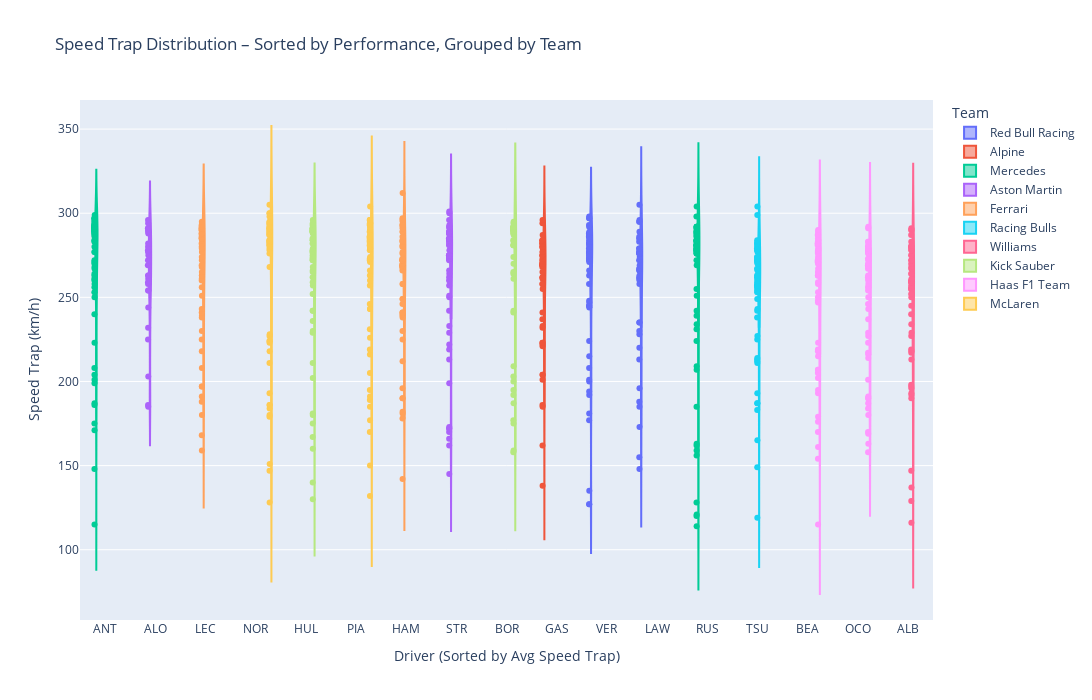

The notebook cell saved with this chart:
### Code cell
# Speed Trap Boxplot by Driver and Constructor

# Group by Driver to get the average speed for sorting
driver_avg_speed = laps.groupby(['Driver', 'Team'])['SpeedST'].mean().reset_index()
driver_avg_speed = driver_avg_speed.sort_values(by='SpeedST', ascending=False)

# Preserve sorting and mapping
driver_avg_speed['DriverTeam'] = driver_avg_speed['Driver'] + " (" + driver_avg_speed['Team'] + ")"
driver_order = driver_avg_speed['Driver'].tolist()
team_color_map = {team: px.colors.qualitative.Set3[i % 12] for i, team in enumerate(driver_avg_speed['Team'].unique())}

# Prepare main df
laps['DriverTeam'] = laps['Driver'] + " (" + laps['Team'] + ")"
laps['Driver'] = pd.Categorical(laps['Driver'], categories=driver_order, ordered=True)

# Create color mapping per row based on Team
laps['TeamColor'] = laps['Team'].map(team_color_map)

fig = px.violin(
    laps,
    x='Driver',
    y='SpeedST',
    color='Team',
    box=True,
    points='all',
    category_orders={'Driver': driver_order},
    hover_data={'Team': True, 'Driver': True, 'SpeedST': True},
    labels={'SpeedST': 'Speed Trap (km/h)', 'Driver': 'Driver'},
    title='Speed Trap Distribution – Sorted by Performance, Grouped by Team'
)

fig.update_layout(
    xaxis_title="Driver (Sorted by Avg Speed Trap)",
    yaxis_title="Speed Trap (km/h)",
    width=1300,
    height=700,
    violinmode='group'
)

fig.show()

### Figure 1 — Plotly figure (JSON) as saved in the notebook; plotly's stock layout.template omitted (floating-point values rounded to 4 significant figures)
{"data": [{"alignmentgroup": "True", "box": {"visible": true}, "customdata": [["Red Bull Racing"], ["Red Bull Racing"], ["Red Bull Racing"], ["Red Bull Racing"], ["Red Bull Racing"], ["Red Bull Racing"], ["Red Bull Racing"], ["Red Bull Racing"], ["Red Bull Racing"], ["Red Bull Racing"], ["Red Bull Racing"], ["Red Bull Racing"], ["Red Bull Racing"], ["Red Bull Racing"], ["Red Bull Racing"], ["Red Bull Racing"], ["Red Bull Racing"], ["Red Bull Racing"], ["Red Bull Racing"], ["Red Bull Racing"], ["Red Bull Racing"], ["Red Bull Racing"], ["Red Bull Racing"], ["Red Bull Racing"], ["Red Bull Racing"], ["Red Bull Racing"], ["Red Bull Racing"], ["Red Bull Racing"], ["Red Bull Racing"], ["Red Bull Racing"], ["Red Bull Racing"], ["Red Bull Racing"], ["Red Bull Racing"], ["Red Bull Racing"], ["Red Bull Racing"], ["Red Bull Racing"], ["Red Bull Racing"], ["Red Bull Racing"], ["Red Bull Racing"], ["Red Bull Racing"], ["Red Bull Racing"], ["Red Bull Racing"], ["Red Bull Racing"], ["Red Bull Racing"], ["Red Bull Racing"], ["Red Bull Racing"], ["Red Bull Racing"], ["Red Bull Racing"], ["Red Bull Racing"], ["Red Bull Racing"], ["Red Bull Racing"], ["Red Bull Racing"], ["Red Bull Racing"], ["Red Bull Racing"], ["Red Bull Racing"], ["Red Bull Racing"], ["Red Bull Racing"], ["Red Bull Racing"], ["Red Bull Racing"], ["Red Bull Racing"], ["Red Bull Racing"], ["Red Bull Racing"], ["Red Bull Racing"], ["Red Bull Racing"], ["Red Bull Racing"], ["Red Bull Racing"], ["Red Bull Racing"], ["Red Bull Racing"], ["Red Bull Racing"], ["Red Bull Racing"], ["Red Bull Racing"], ["Red Bull Racing"], ["Red Bull Racing"], ["Red Bull Racing"], ["Red Bull Racing"], ["Red Bull Racing"], ["Red Bull Racing"], ["Red Bull Racing"], ["Red Bull Racing"], ["Red Bull Racing"], ["Red Bull Racing"], ["Red Bull Racing"], ["Red Bull Racing"], ["Red Bull Racing"], ["Red Bull Racing"], ["Red Bull Racing"], ["Red Bull Racing"], ["Red Bull Racing"], ["Red Bull Racing"], ["Red Bull Racing"], ["Red Bull Racing"], ["Red Bull Racing"], ["Red Bull Racing"], ["Red Bull Racing"], ["Red Bull Racing"]], "hovertemplate": "Team=%{customdata[0]}<br>Driver=%{x}<br>Speed Trap (km/h)=%{y}<extra></extra>", "legendgroup": "Red Bull Racing", "marker": {"color": "#636efa"}, "name": "Red Bull Racing", "offsetgroup": "Red Bull Racing", "orientation": "v", "points": "all", "scalegroup": "True", "showlegend": true, "type": "violin", "x": ["VER", "VER", "VER", "VER", "VER", "VER", "VER", "VER", "VER", "VER", "VER", "VER", "VER", "VER", "VER", "VER", "VER", "VER", "VER", "VER", "VER", "VER", "VER", "VER", "VER", "VER", "VER", "VER", "VER", "VER", "VER", "VER", "VER", "VER", "VER", "VER", "VER", "VER", "VER", "VER", "VER", "VER", "VER", "VER", "VER", "VER", "VER", "VER", "VER", "VER", "VER", "VER", "VER", "LAW", "LAW", "LAW", "LAW", "LAW", "LAW", "LAW", "LAW", "LAW", "LAW", "LAW", "LAW", "LAW", "LAW", "LAW", "LAW", "LAW", "LAW", "LAW", "LAW", "LAW", "LAW", "LAW", "LAW", "LAW", "LAW", "LAW", "LAW", "LAW", "LAW", "LAW", "LAW", "LAW", "LAW", "LAW", "LAW", "LAW", "LAW", "LAW", "LAW", "LAW", "LAW"], "x0": " ", "xaxis": "x", "y": [215.0, 194.0, 127.0, 208.0, 245.0, 258.0, 263.0, 272.0, 274.0, 281.0, 282.0, 287.0, 297.0, 285.0, 271.0, 273.0, 275.0, 272.0, 279.0, 276.0, 275.0, 278.0, 286.0, 283.0, 286.0, 289.0, 292.0, 288.0, 287.0, 288.0, NaN, 177.0, 247.0, 248.0, 201.0, 245.0, 200.0, 282.0, 297.0, 298.0, 277.0, 266.0, 224.0, 192.0, 181.0, 127.0, 135.0, 244.0, 273.0, NaN, 284.0, 280.0, 293.0, 188.0, 148.0, 185.0, 196.0, 230.0, 235.0, 276.0, 269.0, 261.0, 276.0, 258.0, NaN, 262.0, 266.0, 272.0, 260.0, 283.0, 267.0, 274.0, 267.0, 279.0, 285.0, 279.0, 276.0, 277.0, NaN, 286.0, 276.0, 235.0, 277.0, 155.0, 213.0, 228.0, 173.0, 220.0, 266.0, 295.0, 296.0, 295.0, 305.0, 289.0, 263.0], "y0": " ", "yaxis": "y"}, {"alignmentgroup": "True", "box": {"visible": true}, "customdata": [["Alpine"], ["Alpine"], ["Alpine"], ["Alpine"], ["Alpine"], ["Alpine"], ["Alpine"], ["Alpine"], ["Alpine"], ["Alpine"], ["Alpine"], ["Alpine"], ["Alpine"], ["Alpine"], ["Alpine"], ["Alpine"], ["Alpine"], ["Alpine"], ["Alpine"], ["Alpine"], ["Alpine"], ["Alpine"], ["Alpine"], ["Alpine"], ["Alpine"], ["Alpine"], ["Alpine"], ["Alpine"], ["Alpine"], ["Alpine"], ["Alpine"], ["Alpine"], ["Alpine"], ["Alpine"], ["Alpine"], ["Alpine"], ["Alpine"], ["Alpine"], ["Alpine"], ["Alpine"], ["Alpine"], ["Alpine"], ["Alpine"], ["Alpine"], ["Alpine"], ["Alpine"], ["Alpine"], ["Alpine"], ["Alpine"], ["Alpine"], ["Alpine"], ["Alpine"], ["Alpine"], ["Alpine"]], "hovertemplate": "Team=%{customdata[0]}<br>Driver=%{x}<br>Speed Trap (km/h)=%{y}<extra></extra>", "legendgroup": "Alpine", "marker": {"color": "#EF553B"}, "name": "Alpine", "offsetgroup": "Alpine", "orientation": "v", "points": "all", "scalegroup": "True", "showlegend": true, "type": "violin", "x": ["GAS", "GAS", "GAS", "GAS", "GAS", "GAS", "GAS", "GAS", "GAS", "GAS", "GAS", "GAS", "GAS", "GAS", "GAS", "GAS", "GAS", "GAS", "GAS", "GAS", "GAS", "GAS", "GAS", "GAS", "GAS", "GAS", "GAS", "GAS", "GAS", "GAS", "GAS", "GAS", "GAS", "GAS", "GAS", "GAS", "GAS", "GAS", "GAS", "GAS", "GAS", "GAS", "GAS", "GAS", "GAS", "GAS", "GAS", "GAS", "GAS", "GAS", "GAS", "GAS", "GAS", "GAS"], "x0": " ", "xaxis": "x", "y": [186.0, 204.0, 222.0, 223.0, 232.0, 241.0, 255.0, 261.0, 262.0, 273.0, 274.0, 271.0, 270.0, NaN, 269.0, 268.0, 275.0, 269.0, 280.0, 272.0, NaN, 275.0, 282.0, 279.0, 277.0, 284.0, 282.0, 283.0, 280.0, 284.0, 162.0, 237.0, 280.0, 270.0, 258.0, NaN, 262.0, 201.0, 284.0, 294.0, 296.0, 287.0, 262.0, 221.0, 185.0, 204.0, 223.0, 138.0, 233.0, 258.0, 277.0, 269.0, 265.0, 269.0], "y0": " ", "yaxis": "y"}, {"alignmentgroup": "True", "box": {"visible": true}, "customdata": [["Mercedes"], ["Mercedes"], ["Mercedes"], ["Mercedes"], ["Mercedes"], ["Mercedes"], ["Mercedes"], ["Mercedes"], ["Mercedes"], ["Mercedes"], ["Mercedes"], ["Mercedes"], ["Mercedes"], ["Mercedes"], ["Mercedes"], ["Mercedes"], ["Mercedes"], ["Mercedes"], ["Mercedes"], ["Mercedes"], ["Mercedes"], ["Mercedes"], ["Mercedes"], ["Mercedes"], ["Mercedes"], ["Mercedes"], ["Mercedes"], ["Mercedes"], ["Mercedes"], ["Mercedes"], ["Mercedes"], ["Mercedes"], ["Mercedes"], ["Mercedes"], ["Mercedes"], ["Mercedes"], ["Mercedes"], ["Mercedes"], ["Mercedes"], ["Mercedes"], ["Mercedes"], ["Mercedes"], ["Mercedes"], ["Mercedes"], ["Mercedes"], ["Mercedes"], ["Mercedes"], ["Mercedes"], ["Mercedes"], ["Mercedes"], ["Mercedes"], ["Mercedes"], ["Mercedes"], ["Mercedes"], ["Mercedes"], ["Mercedes"], ["Mercedes"], ["Mercedes"], ["Mercedes"], ["Mercedes"], ["Mercedes"], ["Mercedes"], ["Mercedes"], ["Mercedes"], ["Mercedes"], ["Mercedes"], ["Mercedes"], ["Mercedes"], ["Mercedes"], ["Mercedes"], ["Mercedes"], ["Mercedes"], ["Mercedes"], ["Mercedes"], ["Mercedes"], ["Mercedes"], ["Mercedes"], ["Mercedes"], ["Mercedes"], ["Mercedes"], ["Mercedes"], ["Mercedes"], ["Mercedes"], ["Mercedes"], ["Mercedes"], ["Mercedes"], ["Mercedes"], ["Mercedes"], ["Mercedes"], ["Mercedes"], ["Mercedes"], ["Mercedes"], ["Mercedes"], ["Mercedes"], ["Mercedes"], ["Mercedes"], ["Mercedes"], ["Mercedes"], ["Mercedes"], ["Mercedes"], ["Mercedes"], ["Mercedes"], ["Mercedes"], ["Mercedes"], ["Mercedes"], ["Mercedes"], ["Mercedes"]], "hovertemplate": "Team=%{customdata[0]}<br>Driver=%{x}<br>Speed Trap (km/h)=%{y}<extra></extra>", "legendgroup": "Mercedes", "marker": {"color": "#00cc96"}, "name": "Mercedes", "offsetgroup": "Mercedes", "orientation": "v", "points": "all", "scalegroup": "True", "showlegend": true, "type": "violin", "x": ["ANT", "ANT", "ANT", "ANT", "ANT", "ANT", "ANT", "ANT", "ANT", "ANT", "ANT", "ANT", "ANT", "ANT", "ANT", "ANT", "ANT", "ANT", "ANT", "ANT", "ANT", "ANT", "ANT", "ANT", "ANT", "ANT", "ANT", "ANT", "ANT", "ANT", "ANT", "ANT", "ANT", "ANT", "ANT", "ANT", "ANT", "ANT", "ANT", "ANT", "ANT", "ANT", "ANT", "ANT", "ANT", "ANT", "ANT", "ANT", "ANT", "ANT", "ANT", "ANT", "ANT", "ANT", "RUS", "RUS", "RUS", "RUS", "RUS", "RUS", "RUS", "RUS", "RUS", "RUS", "RUS", "RUS", "RUS", "RUS", "RUS", "RUS", "RUS", "RUS", "RUS", "RUS", "RUS", "RUS", "RUS", "RUS", "RUS", "RUS", "RUS", "RUS", "RUS", "RUS", "RUS", "RUS", "RUS", "RUS", "RUS", "RUS", "RUS", "RUS", "RUS", "RUS", "RUS", "RUS", "RUS", "RUS", "RUS", "RUS", "RUS", "RUS", "RUS", "RUS", "RUS", "RUS", "RUS"], "x0": " ", "xaxis": "x", "y": [186.0, 187.0, 201.0, 204.0, 240.0, 258.0, 271.0, 264.0, 270.0, 261.0, 268.0, 290.0, 294.0, 277.0, 291.0, 283.0, 289.0, 284.0, 290.0, 287.0, 293.0, 299.0, 292.0, 293.0, 296.0, 297.0, 288.0, 289.0, 291.0, 290.0, 175.0, 263.0, 277.0, 272.0, 250.0, 256.0, 267.0, 208.0, 295.0, 297.0, 292.0, 223.0, 288.0, 260.0, 199.0, 115.0, 171.0, 148.0, 253.0, 280.0, 289.0, 286.0, 293.0, 291.0, 207.0, 185.0, 114.0, 234.0, 251.0, 269.0, 276.0, 281.0, 278.0, 286.0, 284.0, 281.0, 288.0, 284.0, 279.0, 277.0, 281.0, 276.0, 277.0, 288.0, 279.0, 291.0, 286.0, 283.0, 287.0, 292.0, 284.0, 290.0, 292.0, 283.0, 121.0, 159.0, 255.0, 231.0, 209.0, 239.0, 156.0, 289.0, 298.0, 304.0, 224.0, 292.0, 276.0, 163.0, 128.0, 120.0, 162.0, 242.0, 272.0, 284.0, 292.0, 278.0, 289.0], "y0": " ", "yaxis": "y"}, {"alignmentgroup": "True", "box": {"visible": true}, "customdata": [["Aston Martin"], ["Aston Martin"], ["Aston Martin"], ["Aston Martin"], ["Aston Martin"], ["Aston Martin"], ["Aston Martin"], ["Aston Martin"], ["Aston Martin"], ["Aston Martin"], ["Aston Martin"], ["Aston Martin"], ["Aston Martin"], ["Aston Martin"], ["Aston Martin"], ["Aston Martin"], ["Aston Martin"], ["Aston Martin"], ["Aston Martin"], ["Aston Martin"], ["Aston Martin"], ["Aston Martin"], ["Aston Martin"], ["Aston Martin"], ["Aston Martin"], ["Aston Martin"], ["Aston Martin"], ["Aston Martin"], ["Aston Martin"], ["Aston Martin"], ["Aston Martin"], ["Aston Martin"], ["Aston Martin"], ["Aston Martin"], ["Aston Martin"], ["Aston Martin"], ["Aston Martin"], ["Aston Martin"], ["Aston Martin"], ["Aston Martin"], ["Aston Martin"], ["Aston Martin"], ["Aston Martin"], ["Aston Martin"], ["Aston Martin"], ["Aston Martin"], ["Aston Martin"], ["Aston Martin"], ["Aston Martin"], ["Aston Martin"], ["Aston Martin"], ["Aston Martin"], ["Aston Martin"], ["Aston Martin"], ["Aston Martin"], ["Aston Martin"], ["Aston Martin"], ["Aston Martin"], ["Aston Martin"], ["Aston Martin"], ["Aston Martin"], ["Aston Martin"], ["Aston Martin"], ["Aston Martin"], ["Aston Martin"], ["Aston Martin"], ["Aston Martin"], ["Aston Martin"], ["Aston Martin"], ["Aston Martin"], ["Aston Martin"], ["Aston Martin"], ["Aston Martin"], ["Aston Martin"], ["Aston Martin"], ["Aston Martin"], ["Aston Martin"], ["Aston Martin"], ["Aston Martin"], ["Aston Martin"], ["Aston Martin"], ["Aston Martin"], ["Aston Martin"]], "hovertemplate": "Team=%{customdata[0]}<br>Driver=%{x}<br>Speed Trap (km/h)=%{y}<extra></extra>", "legendgroup": "Aston Martin", "marker": {"color": "#ab63fa"}, "name": "Aston Martin", "offsetgroup": "Aston Martin", "orientation": "v", "points": "all", "scalegroup": "True", "showlegend": true, "type": "violin", "x": ["ALO", "ALO", "ALO", "ALO", "ALO", "ALO", "ALO", "ALO", "ALO", "ALO", "ALO", "ALO", "ALO", "ALO", "ALO", "ALO", "ALO", "ALO", "ALO", "ALO", "ALO", "ALO", "ALO", "ALO", "ALO", "ALO", "ALO", "ALO", "ALO", "STR", "STR", "STR", "STR", "STR", "STR", "STR", "STR", "STR", "STR", "STR", "STR", "STR", "STR", "STR", "STR", "STR", "STR", "STR", "STR", "STR", "STR", "STR", "STR", "STR", "STR", "STR", "STR", "STR", "STR", "STR", "STR", "STR", "STR", "STR", "STR", "STR", "STR", "STR", "STR", "STR", "STR", "STR", "STR", "STR", "STR", "STR", "STR", "STR", "STR", "STR", "STR", "STR", "STR"], "x0": " ", "xaxis": "x", "y": [186.0, 185.0, NaN, 203.0, 225.0, 232.0, 254.0, 244.0, 263.0, 261.0, 272.0, 275.0, 258.0, 259.0, NaN, 254.0, 269.0, 263.0, 280.0, NaN, 278.0, 282.0, 288.0, 277.0, 291.0, 296.0, 289.0, 290.0, 294.0, 172.0, 166.0, 199.0, 213.0, 233.0, 251.0, 264.0, 266.0, 278.0, 275.0, 273.0, 272.0, 275.0, NaN, 260.0, 275.0, 282.0, NaN, 284.0, 275.0, 281.0, 285.0, 284.0, 289.0, 293.0, 288.0, 289.0, 283.0, 288.0, 284.0, 162.0, 219.0, 262.0, 285.0, 250.0, 242.0, 274.0, 273.0, 291.0, 301.0, 300.0, 222.0, 292.0, 229.0, 172.0, 145.0, 170.0, 173.0, 257.0, 274.0, 289.0, 296.0, 285.0, 288.0], "y0": " ", "yaxis": "y"}, {"alignmentgroup": "True", "box": {"visible": true}, "customdata": [["Ferrari"], ["Ferrari"], ["Ferrari"], ["Ferrari"], ["Ferrari"], ["Ferrari"], ["Ferrari"], ["Ferrari"], ["Ferrari"], ["Ferrari"], ["Ferrari"], ["Ferrari"], ["Ferrari"], ["Ferrari"], ["Ferrari"], ["Ferrari"], ["Ferrari"], ["Ferrari"], ["Ferrari"], ["Ferrari"], ["Ferrari"], ["Ferrari"], ["Ferrari"], ["Ferrari"], ["Ferrari"], ["Ferrari"], ["Ferrari"], ["Ferrari"], ["Ferrari"], ["Ferrari"], ["Ferrari"], ["Ferrari"], ["Ferrari"], ["Ferrari"], ["Ferrari"], ["Ferrari"], ["Ferrari"], ["Ferrari"], ["Ferrari"], ["Ferrari"], ["Ferrari"], ["Ferrari"], ["Ferrari"], ["Ferrari"], ["Ferrari"], ["Ferrari"], ["Ferrari"], ["Ferrari"], ["Ferrari"], ["Ferrari"], ["Ferrari"], ["Ferrari"], ["Ferrari"], ["Ferrari"], ["Ferrari"], ["Ferrari"], ["Ferrari"], ["Ferrari"], ["Ferrari"], ["Ferrari"], ["Ferrari"], ["Ferrari"], ["Ferrari"], ["Ferrari"], ["Ferrari"], ["Ferrari"], ["Ferrari"], ["Ferrari"], ["Ferrari"], ["Ferrari"], ["Ferrari"], ["Ferrari"], ["Ferrari"], ["Ferrari"], ["Ferrari"], ["Ferrari"], ["Ferrari"], ["Ferrari"], ["Ferrari"], ["Ferrari"], ["Ferrari"], ["Ferrari"], ["Ferrari"], ["Ferrari"], ["Ferrari"], ["Ferrari"], ["Ferrari"], ["Ferrari"], ["Ferrari"], ["Ferrari"], ["Ferrari"], ["Ferrari"], ["Ferrari"], ["Ferrari"], ["Ferrari"], ["Ferrari"], ["Ferrari"], ["Ferrari"], ["Ferrari"], ["Ferrari"], ["Ferrari"], ["Ferrari"], ["Ferrari"], ["Ferrari"], ["Ferrari"], ["Ferrari"]], "hovertemplate": "Team=%{customdata[0]}<br>Driver=%{x}<br>Speed Trap (km/h)=%{y}<extra></extra>", "legendgroup": "Ferrari", "marker": {"color": "#FFA15A"}, "name": "Ferrari", "offsetgroup": "Ferrari", "orientation": "v", "points": "all", "scalegroup": "True", "showlegend": true, "type": "violin", "x": ["LEC", "LEC", "LEC", "LEC", "LEC", "LEC", "LEC", "LEC", "LEC", "LEC", "LEC", "LEC", "LEC", "LEC", "LEC", "LEC", "LEC", "LEC", "LEC", "LEC", "LEC", "LEC", "LEC", "LEC", "LEC", "LEC", "LEC", "LEC", "LEC", "LEC", "LEC", "LEC", "LEC", "LEC", "LEC", "LEC", "LEC", "LEC", "LEC", "LEC", "LEC", "LEC", "LEC", "LEC", "LEC", "LEC", "LEC", "LEC", "LEC", "LEC", "LEC", "LEC", "LEC", "HAM", "HAM", "HAM", "HAM", "HAM", "HAM", "HAM", "HAM", "HAM", "HAM", "HAM", "HAM", "HAM", "HAM", "HAM", "HAM", "HAM", "HAM", "HAM", "HAM", "HAM", "HAM", "HAM", "HAM", "HAM", "HAM", "HAM", "HAM", "HAM", "HAM", "HAM", "HAM", "HAM", "HAM", "HAM", "HAM", "HAM", "HAM", "HAM", "HAM", "HAM", "HAM", "HAM", "HAM", "HAM", "HAM", "HAM", "HAM", "HAM", "HAM", "HAM", "HAM", "HAM"], "x0": " ", "xaxis": "x", "y": [191.0, 197.0, 159.0, 230.0, 243.0, 263.0, 260.0, 263.0, 268.0, 274.0, 279.0, 285.0, 288.0, 286.0, 282.0, 285.0, 284.0, NaN, 285.0, 290.0, 287.0, NaN, 288.0, 291.0, 288.0, 291.0, 293.0, 292.0, 293.0, 287.0, 197.0, 180.0, 265.0, 269.0, 241.0, 251.0, 225.0, 238.0, 286.0, 295.0, 291.0, 280.0, 256.0, 208.0, 168.0, 188.0, 218.0, 239.0, 261.0, 272.0, 285.0, 277.0, 290.0, 190.0, 181.0, 196.0, 212.0, 230.0, 240.0, 246.0, 258.0, 266.0, 258.0, 268.0, 270.0, 269.0, 272.0, 267.0, 273.0, 272.0, 281.0, NaN, 289.0, 283.0, 284.0, 286.0, 296.0, 293.0, 297.0, 291.0, 295.0, 289.0, 292.0, 142.0, 249.0, 268.0, 269.0, 249.0, 241.0, 238.0, 241.0, 268.0, 293.0, 312.0, 268.0, 276.0, 190.0, 182.0, 225.0, 178.0, 239.0, 269.0, 272.0, 277.0, 280.0, 283.0], "y0": " ", "yaxis": "y"}, {"alignmentgroup": "True", "box": {"visible": true}, "customdata": [["Racing Bulls"], ["Racing Bulls"], ["Racing Bulls"], ["Racing Bulls"], ["Racing Bulls"], ["Racing Bulls"], ["Racing Bulls"], ["Racing Bulls"], ["Racing Bulls"], ["Racing Bulls"], ["Racing Bulls"], ["Racing Bulls"], ["Racing Bulls"], ["Racing Bulls"], ["Racing Bulls"], ["Racing Bulls"], ["Racing Bulls"], ["Racing Bulls"], ["Racing Bulls"], ["Racing Bulls"], ["Racing Bulls"], ["Racing Bulls"], ["Racing Bulls"], ["Racing Bulls"], ["Racing Bulls"], ["Racing Bulls"], ["Racing Bulls"], ["Racing Bulls"], ["Racing Bulls"], ["Racing Bulls"], ["Racing Bulls"], ["Racing Bulls"], ["Racing Bulls"], ["Racing Bulls"], ["Racing Bulls"], ["Racing Bulls"], ["Racing Bulls"], ["Racing Bulls"], ["Racing Bulls"], ["Racing Bulls"], ["Racing Bulls"], ["Racing Bulls"], ["Racing Bulls"], ["Racing Bulls"], ["Racing Bulls"], ["Racing Bulls"], ["Racing Bulls"], ["Racing Bulls"], ["Racing Bulls"], ["Racing Bulls"], ["Racing Bulls"], ["Racing Bulls"], ["Racing Bulls"]], "hovertemplate": "Team=%{customdata[0]}<br>Driver=%{x}<br>Speed Trap (km/h)=%{y}<extra></extra>", "legendgroup": "Racing Bulls", "marker": {"color": "#19d3f3"}, "name": "Racing Bulls", "offsetgroup": "Racing Bulls", "orientation": "v", "points": "all", "scalegroup": "True", "showlegend": true, "type": "violin", "x": ["TSU", "TSU", "TSU", "TSU", "TSU", "TSU", "TSU", "TSU", "TSU", "TSU", "TSU", "TSU", "TSU", "TSU", "TSU", "TSU", "TSU", "TSU", "TSU", "TSU", "TSU", "TSU", "TSU", "TSU", "TSU", "TSU", "TSU", "TSU", "TSU", "TSU", "TSU", "TSU", "TSU", "TSU", "TSU", "TSU", "TSU", "TSU", "TSU", "TSU", "TSU", "TSU", "TSU", "TSU", "TSU", "TSU", "TSU", "TSU", "TSU", "TSU", "TSU", "TSU", "TSU"], "x0": " ", "xaxis": "x", "y": [193.0, 187.0, 149.0, 214.0, 227.0, 254.0, 253.0, 257.0, 263.0, 262.0, 278.0, 260.0, 271.0, 279.0, 259.0, 243.0, 256.0, 266.0, 267.0, 273.0, 272.0, 278.0, 274.0, 280.0, 277.0, 284.0, 282.0, 283.0, 281.0, NaN, 119.0, 213.0, 249.0, 271.0, 212.0, 238.0, 242.0, 257.0, 273.0, 304.0, 299.0, 270.0, 256.0, 183.0, 165.0, 187.0, 211.0, 225.0, 255.0, 258.0, 261.0, 272.0, 282.0], "y0": " ", "yaxis": "y"}, {"alignmentgroup": "True", "box": {"visible": true}, "customdata": [["Williams"], ["Williams"], ["Williams"], ["Williams"], ["Williams"], ["Williams"], ["Williams"], ["Williams"], ["Williams"], ["Williams"], ["Williams"], ["Williams"], ["Williams"], ["Williams"], ["Williams"], ["Williams"], ["Williams"], ["Williams"], ["Williams"], ["Williams"], ["Williams"], ["Williams"], ["Williams"], ["Williams"], ["Williams"], ["Williams"], ["Williams"], ["Williams"], ["Williams"], ["Williams"], ["Williams"], ["Williams"], ["Williams"], ["Williams"], ["Williams"], ["Williams"], ["Williams"], ["Williams"], ["Williams"], ["Williams"], ["Williams"], ["Williams"], ["Williams"], ["Williams"], ["Williams"], ["Williams"], ["Williams"], ["Williams"], ["Williams"], ["Williams"], ["Williams"], ["Williams"], ["Williams"], ["Williams"]], "hovertemplate": "Team=%{customdata[0]}<br>Driver=%{x}<br>Speed Trap (km/h)=%{y}<extra></extra>", "legendgroup": "Williams", "marker": {"color": "#FF6692"}, "name": "Williams", "offsetgroup": "Williams", "orientation": "v", "points": "all", "scalegroup": "True", "showlegend": true, "type": "violin", "x": ["ALB", "ALB", "ALB", "ALB", "ALB", "ALB", "ALB", "ALB", "ALB", "ALB", "ALB", "ALB", "ALB", "ALB", "ALB", "ALB", "ALB", "ALB", "ALB", "ALB", "ALB", "ALB", "ALB", "ALB", "ALB", "ALB", "ALB", "ALB", "ALB", "ALB", "ALB", "ALB", "ALB", "ALB", "ALB", "ALB", "ALB", "ALB", "ALB", "ALB", "ALB", "ALB", "ALB", "ALB", "ALB", "ALB", "ALB", "ALB", "ALB", "ALB", "ALB", "ALB", "ALB", "ALB"], "x0": " ", "xaxis": "x", "y": [192.0, 190.0, 213.0, 229.0, NaN, 234.0, NaN, 252.0, 255.0, 256.0, 257.0, 259.0, 267.0, 259.0, 252.0, 255.0, 259.0, 272.0, 278.0, 279.0, 281.0, 272.0, NaN, 275.0, 283.0, 280.0, 278.0, 291.0, 290.0, 280.0, 116.0, 217.0, 227.0, 250.0, 193.0, 218.0, 197.0, 196.0, 268.0, 287.0, 290.0, 219.0, 272.0, 245.0, 198.0, 129.0, 137.0, 147.0, 240.0, 260.0, 261.0, 270.0, 267.0, 264.0], "y0": " ", "yaxis": "y"}, {"alignmentgroup": "True", "box": {"visible": true}, "customdata": [["Kick Sauber"], ["Kick Sauber"], ["Kick Sauber"], ["Kick Sauber"], ["Kick Sauber"], ["Kick Sauber"], ["Kick Sauber"], ["Kick Sauber"], ["Kick Sauber"], ["Kick Sauber"], ["Kick Sauber"], ["Kick Sauber"], ["Kick Sauber"], ["Kick Sauber"], ["Kick Sauber"], ["Kick Sauber"], ["Kick Sauber"], ["Kick Sauber"], ["Kick Sauber"], ["Kick Sauber"], ["Kick Sauber"], ["Kick Sauber"], ["Kick Sauber"], ["Kick Sauber"], ["Kick Sauber"], ["Kick Sauber"], ["Kick Sauber"], ["Kick Sauber"], ["Kick Sauber"], ["Kick Sauber"], ["Kick Sauber"], ["Kick Sauber"], ["Kick Sauber"], ["Kick Sauber"], ["Kick Sauber"], ["Kick Sauber"], ["Kick Sauber"], ["Kick Sauber"], ["Kick Sauber"], ["Kick Sauber"], ["Kick Sauber"], ["Kick Sauber"], ["Kick Sauber"], ["Kick Sauber"], ["Kick Sauber"], ["Kick Sauber"], ["Kick Sauber"], ["Kick Sauber"], ["Kick Sauber"], ["Kick Sauber"], ["Kick Sauber"], ["Kick Sauber"], ["Kick Sauber"], ["Kick Sauber"], ["Kick Sauber"], ["Kick Sauber"], ["Kick Sauber"], ["Kick Sauber"], ["Kick Sauber"], ["Kick Sauber"], ["Kick Sauber"], ["Kick Sauber"], ["Kick Sauber"], ["Kick Sauber"], ["Kick Sauber"], ["Kick Sauber"], ["Kick Sauber"], ["Kick Sauber"], ["Kick Sauber"], ["Kick Sauber"], ["Kick Sauber"], ["Kick Sauber"], ["Kick Sauber"], ["Kick Sauber"], ["Kick Sauber"], ["Kick Sauber"], ["Kick Sauber"], ["Kick Sauber"], ["Kick Sauber"], ["Kick Sauber"], ["Kick Sauber"], ["Kick Sauber"], ["Kick Sauber"], ["Kick Sauber"], ["Kick Sauber"], ["Kick Sauber"], ["Kick Sauber"], ["Kick Sauber"], ["Kick Sauber"], ["Kick Sauber"], ["Kick Sauber"], ["Kick Sauber"], ["Kick Sauber"], ["Kick Sauber"], ["Kick Sauber"]], "hovertemplate": "Team=%{customdata[0]}<br>Driver=%{x}<br>Speed Trap (km/h)=%{y}<extra></extra>", "legendgroup": "Kick Sauber", "marker": {"color": "#B6E880"}, "name": "Kick Sauber", "offsetgroup": "Kick Sauber", "orientation": "v", "points": "all", "scalegroup": "True", "showlegend": true, "type": "violin", "x": ["HUL", "HUL", "HUL", "HUL", "HUL", "HUL", "HUL", "HUL", "HUL", "HUL", "HUL", "HUL", "HUL", "HUL", "HUL", "HUL", "HUL", "HUL", "HUL", "HUL", "HUL", "HUL", "HUL", "HUL", "HUL", "HUL", "HUL", "HUL", "HUL", "HUL", "HUL", "HUL", "HUL", "HUL", "HUL", "HUL", "HUL", "HUL", "HUL", "HUL", "HUL", "HUL", "HUL", "HUL", "HUL", "HUL", "HUL", "HUL", "HUL", "HUL", "HUL", "HUL", "HUL", "HUL", "BOR", "BOR", "BOR", "BOR", "BOR", "BOR", "BOR", "BOR", "BOR", "BOR", "BOR", "BOR", "BOR", "BOR", "BOR", "BOR", "BOR", "BOR", "BOR", "BOR", "BOR", "BOR", "BOR", "BOR", "BOR", "BOR", "BOR", "BOR", "BOR", "BOR", "BOR", "BOR", "BOR", "BOR", "BOR", "BOR", "BOR", "BOR", "BOR", "BOR", "BOR"], "x0": " ", "xaxis": "x", "y": [181.0, 180.0, 202.0, NaN, 230.0, 242.0, 259.0, 265.0, 268.0, 274.0, 279.0, 266.0, 272.0, 277.0, 272.0, 284.0, 278.0, 285.0, 282.0, 289.0, 288.0, 289.0, 291.0, NaN, 289.0, 290.0, 289.0, 290.0, 289.0, 291.0, 160.0, 229.0, 276.0, 284.0, 242.0, 257.0, 273.0, 262.0, 277.0, 296.0, 293.0, 211.0, 294.0, 252.0, 167.0, 140.0, 130.0, 175.0, 236.0, 275.0, 284.0, 291.0, 289.0, 290.0, 192.0, 158.0, 177.0, 203.0, 242.0, 264.0, 274.0, 281.0, 270.0, 261.0, 281.0, 283.0, NaN, 284.0, 287.0, 281.0, 288.0, NaN, 289.0, 291.0, 290.0, 289.0, 291.0, 292.0, 290.0, 291.0, NaN, 292.0, 291.0, 290.0, 159.0, 200.0, 195.0, 187.0, 175.0, 241.0, 288.0, 295.0, 294.0, 265.0, 209.0], "y0": " ", "yaxis": "y"}, {"alignmentgroup": "True", "box": {"visible": true}, "customdata": [["Haas F1 Team"], ["Haas F1 Team"], ["Haas F1 Team"], ["Haas F1 Team"], ["Haas F1 Team"], ["Haas F1 Team"], ["Haas F1 Team"], ["Haas F1 Team"], ["Haas F1 Team"], ["Haas F1 Team"], ["Haas F1 Team"], ["Haas F1 Team"], ["Haas F1 Team"], ["Haas F1 Team"], ["Haas F1 Team"], ["Haas F1 Team"], ["Haas F1 Team"], ["Haas F1 Team"], ["Haas F1 Team"], ["Haas F1 Team"], ["Haas F1 Team"], ["Haas F1 Team"], ["Haas F1 Team"], ["Haas F1 Team"], ["Haas F1 Team"], ["Haas F1 Team"], ["Haas F1 Team"], ["Haas F1 Team"], ["Haas F1 Team"], ["Haas F1 Team"], ["Haas F1 Team"], ["Haas F1 Team"], ["Haas F1 Team"], ["Haas F1 Team"], ["Haas F1 Team"], ["Haas F1 Team"], ["Haas F1 Team"], ["Haas F1 Team"], ["Haas F1 Team"], ["Haas F1 Team"], ["Haas F1 Team"], ["Haas F1 Team"], ["Haas F1 Team"], ["Haas F1 Team"], ["Haas F1 Team"], ["Haas F1 Team"], ["Haas F1 Team"], ["Haas F1 Team"], ["Haas F1 Team"], ["Haas F1 Team"], ["Haas F1 Team"], ["Haas F1 Team"], ["Haas F1 Team"], ["Haas F1 Team"], ["Haas F1 Team"], ["Haas F1 Team"], ["Haas F1 Team"], ["Haas F1 Team"], ["Haas F1 Team"], ["Haas F1 Team"], ["Haas F1 Team"], ["Haas F1 Team"], ["Haas F1 Team"], ["Haas F1 Team"], ["Haas F1 Team"], ["Haas F1 Team"], ["Haas F1 Team"], ["Haas F1 Team"], ["Haas F1 Team"], ["Haas F1 Team"], ["Haas F1 Team"], ["Haas F1 Team"], ["Haas F1 Team"], ["Haas F1 Team"], ["Haas F1 Team"], ["Haas F1 Team"], ["Haas F1 Team"], ["Haas F1 Team"], ["Haas F1 Team"], ["Haas F1 Team"], ["Haas F1 Team"], ["Haas F1 Team"], ["Haas F1 Team"], ["Haas F1 Team"], ["Haas F1 Team"], ["Haas F1 Team"], ["Haas F1 Team"], ["Haas F1 Team"], ["Haas F1 Team"], ["Haas F1 Team"], ["Haas F1 Team"], ["Haas F1 Team"], ["Haas F1 Team"], ["Haas F1 Team"], ["Haas F1 Team"], ["Haas F1 Team"], ["Haas F1 Team"], ["Haas F1 Team"], ["Haas F1 Team"], ["Haas F1 Team"], ["Haas F1 Team"], ["Haas F1 Team"], ["Haas F1 Team"], ["Haas F1 Team"], ["Haas F1 Team"], ["Haas F1 Team"]], "hovertemplate": "Team=%{customdata[0]}<br>Driver=%{x}<br>Speed Trap (km/h)=%{y}<extra></extra>", "legendgroup": "Haas F1 Team", "marker": {"color": "#FF97FF"}, "name": "Haas F1 Team", "offsetgroup": "Haas F1 Team", "orientation": "v", "points": "all", "scalegroup": "True", "showlegend": true, "type": "violin", "x": ["OCO", "OCO", "OCO", "OCO", "OCO", "OCO", "OCO", "OCO", "OCO", "OCO", "OCO", "OCO", "OCO", "OCO", "OCO", "OCO", "OCO", "OCO", "OCO", "OCO", "OCO", "OCO", "OCO", "OCO", "OCO", "OCO", "OCO", "OCO", "OCO", "OCO", "OCO", "OCO", "OCO", "OCO", "OCO", "OCO", "OCO", "OCO", "OCO", "OCO", "OCO", "OCO", "OCO", "OCO", "OCO", "OCO", "OCO", "OCO", "OCO", "OCO", "OCO", "OCO", "OCO", "BEA", "BEA", "BEA", "BEA", "BEA", "BEA", "BEA", "BEA", "BEA", "BEA", "BEA", "BEA", "BEA", "BEA", "BEA", "BEA", "BEA", "BEA", "BEA", "BEA", "BEA", "BEA", "BEA", "BEA", "BEA", "BEA", "BEA", "BEA", "BEA", "BEA", "BEA", "BEA", "BEA", "BEA", "BEA", "BEA", "BEA", "BEA", "BEA", "BEA", "BEA", "BEA", "BEA", "BEA", "BEA", "BEA", "BEA", "BEA", "BEA", "BEA", "BEA", "BEA", "BEA"], "x0": " ", "xaxis": "x", "y": [158.0, 184.0, 163.0, 191.0, 217.0, 229.0, 246.0, 243.0, 237.0, 261.0, 262.0, 260.0, 254.0, 268.0, 263.0, 273.0, 256.0, 267.0, 270.0, 276.0, 272.0, 279.0, 278.0, 280.0, 283.0, 277.0, 279.0, 277.0, 279.0, NaN, 214.0, 187.0, 170.0, 201.0, 169.0, 180.0, 269.0, 283.0, 292.0, 291.0, 276.0, 227.0, 190.0, 216.0, 258.0, 256.0, 190.0, 223.0, 250.0, 269.0, NaN, 281.0, 278.0, 170.0, 179.0, 161.0, 154.0, 218.0, 223.0, 253.0, 250.0, 263.0, 271.0, 270.0, 281.0, 276.0, 263.0, 267.0, 259.0, 265.0, 263.0, 271.0, 273.0, 272.0, NaN, 283.0, 285.0, 282.0, 278.0, 277.0, 282.0, 279.0, 207.0, 195.0, 202.0, 247.0, 205.0, 207.0, 176.0, 282.0, 284.0, 287.0, 278.0, 219.0, 248.0, 215.0, 115.0, 193.0, 258.0, 271.0, 274.0, 287.0, 289.0, 287.0, 290.0, 282.0], "y0": " ", "yaxis": "y"}, {"alignmentgroup": "True", "box": {"visible": true}, "customdata": [["McLaren"], ["McLaren"], ["McLaren"], ["McLaren"], ["McLaren"], ["McLaren"], ["McLaren"], ["McLaren"], ["McLaren"], ["McLaren"], ["McLaren"], ["McLaren"], ["McLaren"], ["McLaren"], ["McLaren"], ["McLaren"], ["McLaren"], ["McLaren"], ["McLaren"], ["McLaren"], ["McLaren"], ["McLaren"], ["McLaren"], ["McLaren"], ["McLaren"], ["McLaren"], ["McLaren"], ["McLaren"], ["McLaren"], ["McLaren"], ["McLaren"], ["McLaren"], ["McLaren"], ["McLaren"], ["McLaren"], ["McLaren"], ["McLaren"], ["McLaren"], ["McLaren"], ["McLaren"], ["McLaren"], ["McLaren"], ["McLaren"], ["McLaren"], ["McLaren"], ["McLaren"], ["McLaren"], ["McLaren"], ["McLaren"], ["McLaren"], ["McLaren"], ["McLaren"], ["McLaren"], ["McLaren"], ["McLaren"], ["McLaren"], ["McLaren"], ["McLaren"], ["McLaren"], ["McLaren"], ["McLaren"], ["McLaren"], ["McLaren"], ["McLaren"], ["McLaren"], ["McLaren"], ["McLaren"], ["McLaren"], ["McLaren"], ["McLaren"], ["McLaren"], ["McLaren"], ["McLaren"], ["McLaren"], ["McLaren"], ["McLaren"], ["McLaren"], ["McLaren"], ["McLaren"], ["McLaren"], ["McLaren"], ["McLaren"], ["McLaren"], ["McLaren"], ["McLaren"], ["McLaren"], ["McLaren"], ["McLaren"], ["McLaren"], ["McLaren"], ["McLaren"], ["McLaren"], ["McLaren"], ["McLaren"], ["McLaren"], ["McLaren"], ["McLaren"], ["McLaren"], ["McLaren"], ["McLaren"], ["McLaren"], ["McLaren"], ["McLaren"], ["McLaren"], ["McLaren"]], "hovertemplate": "Team=%{customdata[0]}<br>Driver=%{x}<br>Speed Trap (km/h)=%{y}<extra></extra>", "legendgroup": "McLaren", "marker": {"color": "#FECB52"}, "name": "McLaren", "offsetgroup": "McLaren", "orientation": "v", "points": "all", "scalegroup": "True", "showlegend": true, "type": "violin", "x": ["NOR", "NOR", "NOR", "NOR", "NOR", "NOR", "NOR", "NOR", "NOR", "NOR", "NOR", "NOR", "NOR", "NOR", "NOR", "NOR", "NOR", "NOR", "NOR", "NOR", "NOR", "NOR", "NOR", "NOR", "NOR", "NOR", "NOR", "NOR", "NOR", "NOR", "NOR", "NOR", "NOR", "NOR", "NOR", "NOR", "NOR", "NOR", "NOR", "NOR", "NOR", "NOR", "NOR", "NOR", "NOR", "NOR", "NOR", "NOR", "NOR", "NOR", "NOR", "NOR", "NOR", "PIA", "PIA", "PIA", "PIA", "PIA", "PIA", "PIA", "PIA", "PIA", "PIA", "PIA", "PIA", "PIA", "PIA", "PIA", "PIA", "PIA", "PIA", "PIA", "PIA", "PIA", "PIA", "PIA", "PIA", "PIA", "PIA", "PIA", "PIA", "PIA", "PIA", "PIA", "PIA", "PIA", "PIA", "PIA", "PIA", "PIA", "PIA", "PIA", "PIA", "PIA", "PIA", "PIA", "PIA", "PIA", "PIA", "PIA", "PIA", "PIA", "PIA", "PIA", "PIA"], "x0": " ", "xaxis": "x", "y": [227.0, 186.0, 180.0, 218.0, 276.0, 281.0, 280.0, 278.0, 284.0, 279.0, 282.0, 281.0, NaN, 284.0, 283.0, NaN, 289.0, 287.0, 283.0, 288.0, 287.0, 283.0, 289.0, 291.0, 290.0, 291.0, 292.0, 295.0, NaN, 291.0, 294.0, 179.0, 184.0, 186.0, 224.0, 151.0, 211.0, 298.0, 300.0, 305.0, 223.0, 292.0, 228.0, 224.0, 147.0, 128.0, 193.0, 268.0, 290.0, 289.0, 295.0, 293.0, 300.0, 226.0, 189.0, 132.0, 231.0, 257.0, 273.0, 280.0, 271.0, 274.0, NaN, 273.0, 278.0, 279.0, 283.0, 281.0, 284.0, 286.0, NaN, 280.0, 282.0, 286.0, 290.0, 293.0, 287.0, 289.0, 292.0, 294.0, 296.0, 293.0, 290.0, 294.0, 170.0, 191.0, 246.0, 195.0, 243.0, 219.0, 296.0, 304.0, 216.0, 263.0, 177.0, 150.0, 205.0, 266.0, 185.0, 243.0, 272.0, 285.0, 260.0, 295.0, 296.0], "y0": " ", "yaxis": "y"}], "layout": {"height": 700, "legend": {"title": {"text": "Team"}, "tracegroupgap": 0}, "title": {"text": "Speed Trap Distribution – Sorted by Performance, Grouped by Team"}, "violinmode": "group", "width": 1300, "xaxis": {"anchor": "y", "categoryarray": ["ANT", "ALO", "LEC", "NOR", "HUL", "PIA", "HAM", "STR", "BOR", "GAS", "VER", "LAW", "RUS", "TSU", "BEA", "OCO", "ALB"], "categoryorder": "array", "domain": [0, 1], "title": {"text": "Driver (Sorted by Avg Speed Trap)"}}, "yaxis": {"anchor": "x", "domain": [0, 1], "title": {"text": "Speed Trap (km/h)"}}}}
